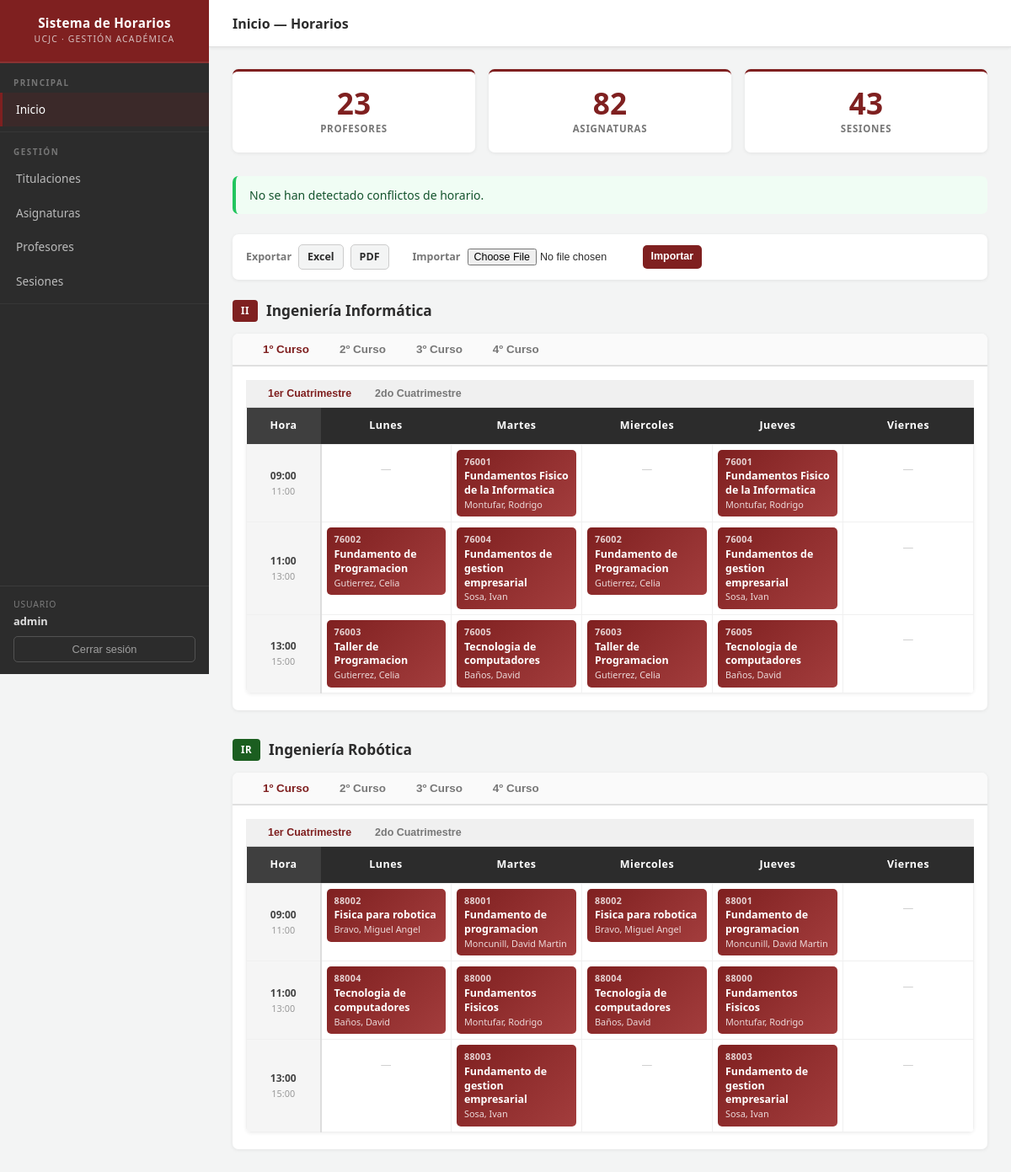
Screenshot of /horarios/ (signed in) with the database file from the repository.
### horarios/models.py (models this page shows, shortened)
class Titulacion(models.Model):
    codigo = models.CharField(max_length=10, verbose_name='Código')
    nombre = models.CharField(max_length=200, verbose_name='Nombre')
    creado_por = models.ForeignKey(
        settings.AUTH_USER_MODEL,
        on_delete=models.CASCADE,
        related_name='titulaciones',
        null=True,
    )
    class Meta:
        ordering = ['nombre']
        verbose_name = 'Titulación'
        verbose_name_plural = 'Titulaciones'
        unique_together = [['codigo', 'creado_por']]

class Sesion(models.Model):
    DIAS_SEMANA = [
        ('LUN', 'Lunes'),
        ('MAR', 'Martes'),
        ('MIE', 'Miércoles'),
        ('JUE', 'Jueves'),
        ('VIE', 'Viernes'),
    ]
    dia = models.CharField(max_length=3, choices=DIAS_SEMANA)
    hora_inicio = models.TimeField()
    hora_fin = models.TimeField()
    creado_por = models.ForeignKey(
        settings.AUTH_USER_MODEL,
        on_delete=models.CASCADE,
        related_name='sesiones_propias',
        null=True,
    )
    class Meta:
        ordering = ['dia', 'hora_inicio']

class Asignatura(models.Model):
    CURSOS = [
        (1, '1º Curso'),
        (2, '2º Curso'),
        (3, '3º Curso'),
        (4, '4º Curso'),
        (5, '5º Curso'),
    ]
    CUATRIMESTRES = [
        (1, '1er Cuatrimestre'),
        (2, '2do Cuatrimestre'),
    ]
    nombre = models.CharField(max_length=200)
    codigo = models.CharField(max_length=20)
    titulacion = models.ForeignKey(
        Titulacion,
        on_delete=models.PROTECT,
        related_name='asignaturas',
        verbose_name='Titulación',
    )
    curso = models.IntegerField(choices=CURSOS)
    cuatrimestre = models.IntegerField(
        choices=CUATRIMESTRES, default=1, verbose_name='Cuatrimestre'
    )
    es_electiva = models.BooleanField(
        default=False,
        verbose_name='Es electiva',
        help_text='Las asignaturas electivas pueden compartir franja horaria con otras electivas del mismo curso y cuatrimestre.',
    )
    profesor = models.ForeignKey(
        Profesor,
        on_delete=models.SET_NULL,
        null=True,
        blank=True,
        related_name='asignaturas',
    )
    sesiones = models.ManyToManyField(Sesion, blank=True)
    creado_por = models.ForeignKey(
        settings.AUTH_USER_MODEL,
        on_delete=models.CASCADE,
        related_name='asignaturas_propias',
        null=True,
    )
    class Meta:
        unique_together = [['codigo', 'creado_por']]

### horarios/views.py (the view, shortened to what this page needs)
# urls.py: path('', views.index, name='index'),
@login_required
def index(request):
    user = request.user
    num_profesores = Profesor.objects.filter(creado_por=user).count()
    num_asignaturas = Asignatura.objects.filter(creado_por=user).count()
    num_sesiones = Sesion.objects.filter(creado_por=user).count()
    num_visits = request.session.get('num_visits', 0) + 1
    request.session['num_visits'] = num_visits
    conflictos = detectar_conflictos(user)
    horarios_titulaciones = generar_horarios_por_titulacion(user)
    puede_exportar = not conflictos and (
        num_profesores or num_asignaturas or num_sesiones
    )
    import_form = None
    if import_form is None:
        import_form = ImportHorarioForm()
    return render(request, 'index.html', {
        'num_profesores': num_profesores,
        'num_asignaturas': num_asignaturas,
        'num_sesiones': num_sesiones,
        'num_visits': num_visits,
        'conflictos': conflictos,
        'horarios_titulaciones': horarios_titulaciones,
        'puede_exportar': puede_exportar,
        'import_form': import_form,
    })

### horarios/forms.py (shortened to what this page needs)
class ImportHorarioForm(forms.Form):
    archivo = forms.FileField(
        label='Archivo Excel',
        help_text='Selecciona un archivo .xlsx exportado desde este sistema.',
        widget=forms.ClearableFileInput(attrs={'class': 'form-control', 'accept': '.xlsx'}),
    )

### horarios/models.py (called while the page is built)
    def __str__(self):
        return f"{self.apellidos}, {self.nombre}"

### horarios/templates/index.html (shortened to what this page needs)
{% extends "base_generic.html" %}
{% block page_title %}Inicio — Horarios{% endblock %}
{% block content %}
<div class="stats-grid">
  <div class="stat-card">
    <div class="stat-number">{{ num_profesores }}</div>
    <div class="stat-label">Profesores</div>
  </div>
  <div class="stat-card">
    <div class="stat-number">{{ num_asignaturas }}</div>
    <div class="stat-label">Asignaturas</div>
  </div>
  <div class="stat-card">
    <div class="stat-number">{{ num_sesiones }}</div>
    <div class="stat-label">Sesiones</div>
  </div>
</div>
{% if conflictos %}
<div class="alert alert-danger" style="margin-bottom: 24px;">
  <div>
    <strong>Se han detectado {{ conflictos|length }} conflicto(s) de horario:</strong>
    <ul style="margin: 8px 0 0 18px; padding: 0;">
      {% for c in conflictos %}<li>{{ c }}</li>{% endfor %}
    </ul>
  </div>
</div>
{% else %}
<div class="alert alert-success" style="margin-bottom: 24px;">
  No se han detectado conflictos de horario.
</div>
{% endif %}
<div class="ie-bar">
  <div class="ie-row">
    <span class="ie-label">Exportar</span>
    {% if puede_exportar %}
    <a href="{% url 'horario-export' 'excel' %}" class="btn btn-secondary btn-sm">Excel</a>
    <a href="{% url 'horario-export' 'pdf' %}" class="btn btn-secondary btn-sm">PDF</a>
    {% else %}
    <span class="ie-note">No disponible</span>
    {% endif %}
  </div>
  <div class="ie-row">
    <span class="ie-label">Importar</span>
    <form method="post" enctype="multipart/form-data" class="ie-import">
      <input type="file" name="archivo" id="id_archivo" accept=".xlsx" class="ie-file">
      <button type="submit" class="btn btn-primary btn-sm">Importar</button>
    </form>
  </div>
</div>
{% if horarios_titulaciones %}
  {% for tit in horarios_titulaciones %}
  <div class="titulacion-block">
    <div class="titulacion-heading">
      <span class="tit-badge {{ tit.codigo }}">{{ tit.codigo }}</span>
      <h3>{{ tit.nombre }}</h3>
    </div>
    <div class="card">
      <div class="tab-bar">
        {% for curso in tit.cursos %}
        <button
          class="tab-btn {% if forloop.first %}active{% endif %}"
          onclick="switchCursoTab('{{ tit.codigo }}', {{ curso.numero }}, this)">
          {{ curso.nombre }}
        </button>
        {% endfor %}
      </div>
      <div class="tab-panels">
        {% for curso in tit.cursos %}
        <div class="tab-panel {% if forloop.first %}active{% endif %}"
             id="curso-{{ tit.codigo }}-{{ curso.numero }}">
          <div class="tab-bar tab-bar-sub">
            {% for cuat in curso.cuatrimestres %}
            <button
              class="tab-btn {% if forloop.first %}active{% endif %}"
              onclick="switchCuatrimestreTab('{{ tit.codigo }}', {{ curso.numero }}, {{ cuat.numero }}, this)">
              {{ cuat.nombre }}
            </button>
            {% endfor %}
          </div>
          <div class="tab-panels tab-panels-sub">
            {% for cuat in curso.cuatrimestres %}
            <div class="tab-panel {% if forloop.first %}active{% endif %}"
                 id="cuat-{{ tit.codigo }}-{{ curso.numero }}-{{ cuat.numero }}">
              {% if cuat.horario %}
              <div class="table-wrapper" style="border-radius: 0 0 6px 6px;">
                <table class="schedule-table">
                  <thead>
                    <tr>
                      <th>Hora</th>
                      <th>Lunes</th>
                      <th>Martes</th>
                      <th>Miercoles</th>
                      <th>Jueves</th>
                      <th>Viernes</th>
                    </tr>
                  </thead>
                  <tbody>
                    {% for fila in cuat.horario %}
                    <tr>
                      <td class="time-col">
                        {{ fila.hora_inicio|time:"H:i" }}
                        <span class="time-end">{{ fila.hora_fin|time:"H:i" }}</span>
                      </td>
                      {% for dia_slot in fila.dias %}
                      <td>
                        {% if dia_slot.asignaturas %}
                          {% for asig in dia_slot.asignaturas %}
                          <div class="schedule-cell {% if asig.es_electiva %}electiva{% endif %}">
                            <div class="cell-code">{{ asig.codigo }}</div>
                            <div class="cell-name">{{ asig.nombre }}</div>
                            <div class="cell-prof">{{ asig.profesor }}</div>
                          </div>
                          {% endfor %}
                        {% else %}
                          <div class="empty-slot">—</div>
                        {% endif %}
                      </td>
                      {% endfor %}
                    </tr>
                    {% endfor %}
                  </tbody>
                </table>
              </div>
              {% else %}
              <div class="empty-state" style="padding: 24px;">
                <p>No hay sesiones programadas para este cuatrimestre.</p>
              </div>
              {% endif %}
            </div>
            {% endfor %}
          </div>
        </div>
        {% endfor %}
      </div>
    </div>
  </div>
  {% endfor %}
{% endif %}
{% endblock %}

### horarios/templates/base_generic.html (shortened to what this page needs)
{% load static %}
<!DOCTYPE html>
<html lang="es">
<head>
  <link rel="stylesheet" href="{% static 'css/style.css' %}?v=7">
</head>
<body>
<div class="layout">
  <aside class="sidebar">
    <div class="sidebar-brand">
      <div class="brand-title">Sistema de Horarios</div>
      <span class="brand-sub">UCJC · Gestión Académica</span>
    </div>
    <div class="sidebar-section">
      <p class="sidebar-section-label">Principal</p>
      <nav>
        <a href="{% url 'index' %}"
           {% if request.resolver_match.url_name == 'index' %}class="active"{% endif %}>
          Inicio
        </a>
      </nav>
    </div>
    <div class="sidebar-section">
      <p class="sidebar-section-label">Gestión</p>
      <nav>
        <a href="{% url 'titulaciones' %}"
           {% if 'titulacion' in request.resolver_match.url_name %}class="active"{% endif %}>
          Titulaciones
        </a>
        <a href="{% url 'asignaturas' %}"
           {% if 'asignatura' in request.resolver_match.url_name %}class="active"{% endif %}>
          Asignaturas
        </a>
        <a href="{% url 'profesores' %}"
           {% if 'profesor' in request.resolver_match.url_name %}class="active"{% endif %}>
          Profesores
        </a>
        <a href="{% url 'sesiones' %}"
           {% if 'sesion' in request.resolver_match.url_name %}class="active"{% endif %}>
          Sesiones
        </a>
      </nav>
    </div>
    <div class="sidebar-user">
      {% if user.is_authenticated %}
        <span class="user-label">Usuario</span>
        <span class="user-name">{{ user.get_username }}</span>
        <form action="{% url 'logout' %}" method="post">
          <button type="submit" class="btn-logout">Cerrar sesión</button>
        </form>
      {% else %}
        <a href="{% url 'login' %}?next={{ request.path }}" class="sidebar-login-link">
          Iniciar sesión
        </a>
      {% endif %}
    </div>
  </aside>
  <div class="main-wrapper">
    <div class="top-bar">
      <div class="top-bar-title">{% block page_title %}Sistema de Horarios{% endblock %}</div>
    </div>
    <div class="page-body">
      {% block content %}{% endblock %}
    </div>
  </div>
</div>
</body>
</html>

### rows the page displays
Titulacion: codigo "II", nombre "Ingeniería Informática"
Sesion: hora_inicio "09:00" "09:00", hora_fin "11:00" "11:00"
Asignatura: codigo "76001" "76001", nombre "Fundamentos Fisico de la Informatica" "Fundamentos Fisico de la Informatica"
Sesion: hora_inicio "11:00", hora_fin "13:00"
Asignatura: codigo "76002" "76002", nombre "Fundamento de Programacion" "Fundamento de Programacion"
Asignatura: codigo "76004" "76004", nombre "Fundamentos de gestion empresarial" "Fundamentos de gestion empresarial"
Sesion: hora_inicio "13:00", hora_fin "15:00"
Asignatura: codigo "76003" "76003", nombre "Taller de Programacion" "Taller de Programacion"
Asignatura: codigo "76005" "76005", nombre "Tecnologia de computadores" "Tecnologia de computadores"
Titulacion: codigo "IR", nombre "Ingeniería Robótica"
Asignatura: codigo "88002" "88002", nombre "Fisica para robotica" "Fisica para robotica"
Asignatura: codigo "88001" "88001", nombre "Fundamento de programacion" "Fundamento de programacion"
Sesion: hora_inicio "11:00", hora_fin "13:00"
Asignatura: codigo "88004" "88004", nombre "Tecnologia de computadores" "Tecnologia de computadores"
Asignatura: codigo "88000" "88000", nombre "Fundamentos Fisicos" "Fundamentos Fisicos"
Sesion: hora_inicio "13:00", hora_fin "15:00"
Asignatura: codigo "88003" "88003", nombre "Fundamento de gestion empresarial" "Fundamento de gestion empresarial"

### other values shown
{{ user.get_username }} "admin"
{{ num_profesores }} "23"
{{ num_asignaturas }} "82"
{{ num_sesiones }} "43"
{{ curso.nombre }} "1º Curso" "2º Curso" "3º Curso" "4º Curso" "1º Curso" "2º Curso" "3º Curso" "4º Curso"
{{ cuat.nombre }} "1er Cuatrimestre" "2do Cuatrimestre" "1er Cuatrimestre" "2do Cuatrimestre"
{{ asig.profesor }} "Montufar, Rodrigo" "Montufar, Rodrigo" "Gutierrez, Celia" "Sosa, Ivan" "Gutierrez, Celia" "Sosa, Ivan" "Gutierrez, Celia" "Baños, David" "Gutierrez, Celia" "Baños, David" "Bravo, Miguel Angel" "Moncunill, David Martin" "Bravo, Miguel Angel" "Moncunill, David Martin" "Baños, David" "Montufar, Rodrigo" "Baños, David" "Montufar, Rodrigo" "Sosa, Ivan" "Sosa, Ivan"
